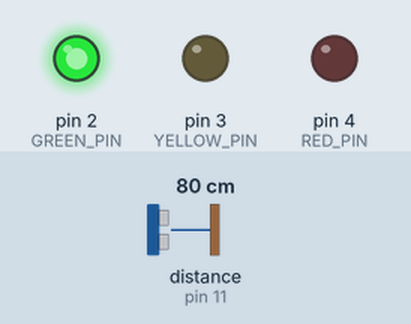
Bench run of a sketch on a simulated Arduino Uno, built with avr-gcc and run on an emulated ATmega328P. On the bench: output pins drawn as LEDs (lit = HIGH). The test bench sets the inputs (shaded band); at power-on: distance to the obstacle (sensor on pin 11) 80 cm. The echo pulse lasts 58.3 µs per cm.

Above: at 1.2 s.
1.3 s: distance to the obstacle (sensor on pin 11) set to 33 cm
2.8 s: distance to the obstacle (sensor on pin 11) set to 27 cm
At 3.2 s:
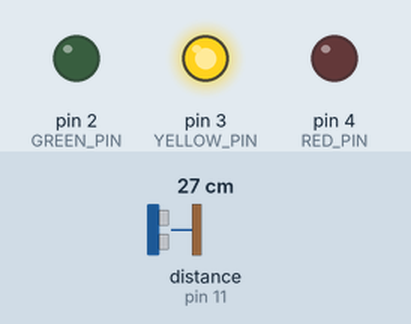
4.3 s: distance to the obstacle (sensor on pin 11) set to 10 cm
5.8 s: distance to the obstacle (sensor on pin 11) set to 7 cm
At 6.7 s:
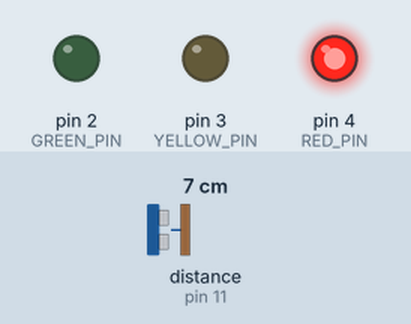
7.3 s: distance to the obstacle (sensor on pin 11) set to 9 cm
At 8.3 s:
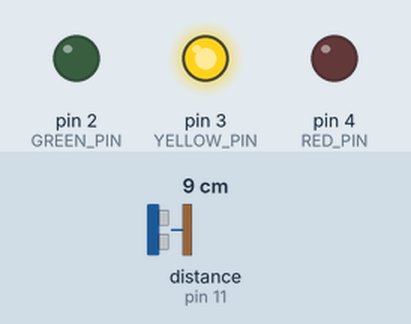
8.8 s: distance to the obstacle (sensor on pin 11) set to 2 cm
At 10.1 s:
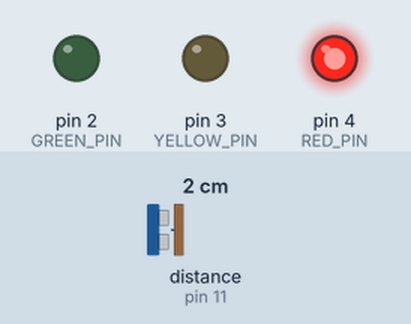
Timing chart, 0 to 11.3 s (numbered marks = the images above; inputs shaded):
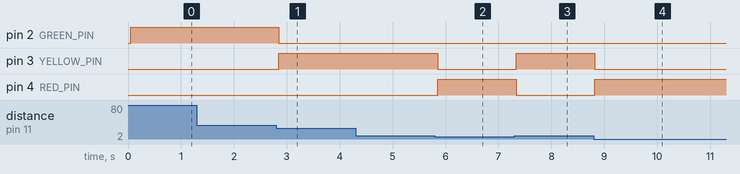

Measured:
- the behaviour switches between 31 and 30 cm on distance to the obstacle (sensor on pin 11) (found by bisection; images 0 and 1)
- the behaviour switches between 9 and 8 cm on distance to the obstacle (sensor on pin 11) (found by bisection; images 1 and 2)
- after the input at 1.3 s, every drawn part: stays the same
- after the input at 2.8 s, pin 2 (GREEN_PIN): HIGH → LOW after 0.05 s; pin 3 (YELLOW_PIN): LOW → HIGH after 0.05 s
- after the input at 4.3 s, every drawn part: stays the same
- after the input at 5.8 s, pin 3 (YELLOW_PIN): HIGH → LOW after 0.05 s; pin 4 (RED_PIN): LOW → HIGH after 0.05 s
- after the input at 7.3 s, pin 3 (YELLOW_PIN): LOW → HIGH at once; pin 4 (RED_PIN): HIGH → LOW at once
- after the input at 8.8 s, pin 3 (YELLOW_PIN): HIGH → LOW at once; pin 4 (RED_PIN): LOW → HIGH at once

The sketch:

main.ino
```cpp
// (licence header left out)
#include <NewPing.h>

#define TRIGGER_PIN 12
#define ECHO_PIN 11
#define MAX_DISTANCE 200 // The maximum distance in centimeters
#define GREEN_PIN 2
#define YELLOW_PIN 3
#define RED_PIN 4

#define MIN_SONAR_DISTANCE 8 // The distance from 0 where the sonar has a red light
#define MAX_SONAR_DISTANCE 30 // The distance after which the sonar has a green light. Anything in between the min and max will be yellow.

#define RED 0
#define YELLOW 1
#define GREEN 2

NewPing sonar(TRIGGER_PIN, ECHO_PIN, MAX_DISTANCE);
float distanceAway;
int color; // 0 = red, 1 = yellow, 2 = green

int determineLightColorByDistance(int distance)
{
  if (distance <= MIN_SONAR_DISTANCE)
  {
    return RED;
  }
  else if (distance > MAX_SONAR_DISTANCE)
  {
    return GREEN;
  }
  return YELLOW;
}

void setLight(int color)
{
  switch(color)
  {
    case RED:
      digitalWrite(GREEN_PIN, LOW);
      digitalWrite(YELLOW_PIN, LOW);
      digitalWrite(RED_PIN, HIGH);
      break;
    case YELLOW:
      digitalWrite(GREEN_PIN, LOW);
      digitalWrite(YELLOW_PIN, HIGH);
      digitalWrite(RED_PIN, LOW);
      break;
    case GREEN:
      digitalWrite(GREEN_PIN, HIGH);
      digitalWrite(YELLOW_PIN, LOW);
      digitalWrite(RED_PIN, LOW);
      break;
  }
}

// This function was included in the code for anyone who wants to experiment with this using inches instead of centimeters. It is not used in this example here.
float convertCmToInches(float cm)
{
  return cm / 2.54f;
}

void setup() {
  pinMode(GREEN_PIN, OUTPUT);
  pinMode(YELLOW_PIN, OUTPUT);
  pinMode(RED_PIN, OUTPUT);
}

void loop() {
  delay(50);
  distanceAway = sonar.ping_cm();
  color = determineLightColorByDistance(distanceAway);
  setLight(color);
}
```
